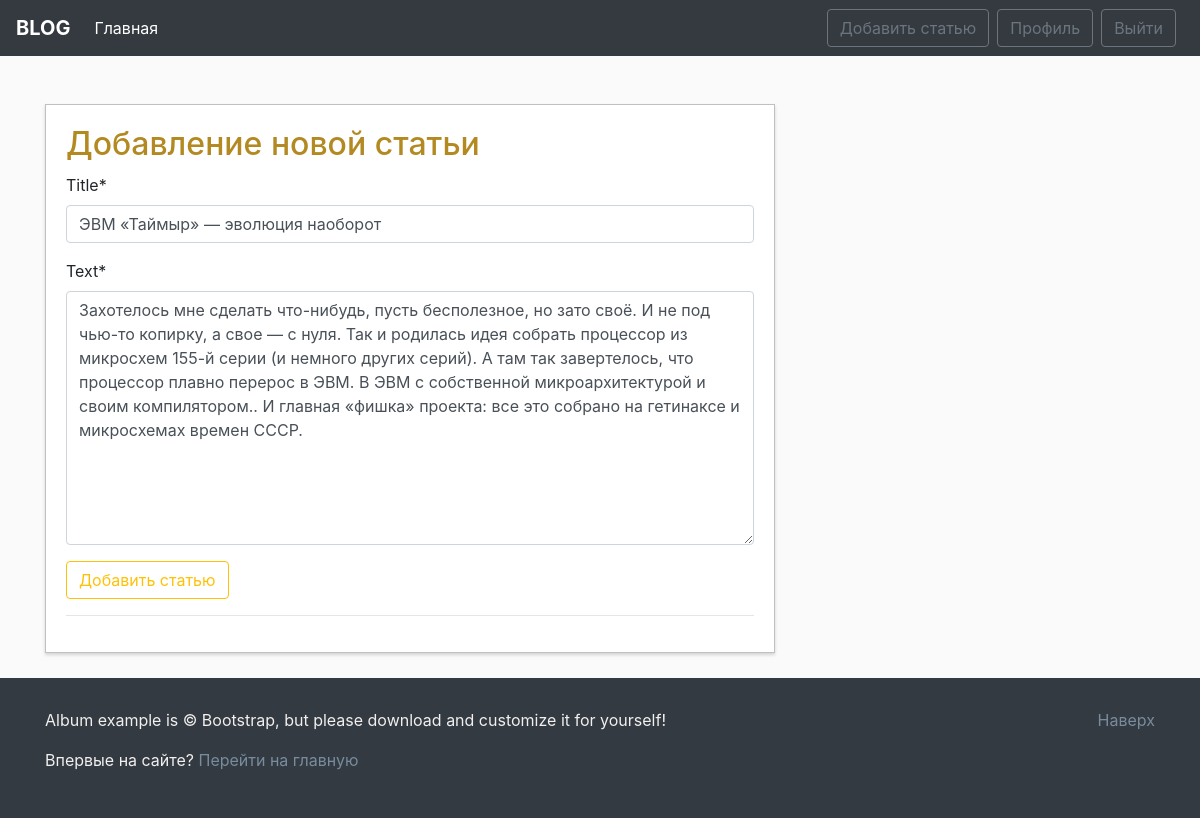
Screenshot of /news/6/update/ (signed in) with the database file from the repository.
### blog/models.py (models this page shows, shortened)
class News(models.Model):
    title = models.CharField(max_length=100)
    text = models.TextField()
    date = models.DateTimeField(default=timezone.now)
    author = models.ForeignKey(User,on_delete=models.CASCADE)

### blog/views.py (the view, shortened to what this page needs)
# urls.py: path('news/<int:pk>/update/', views.UpdateNewsView.as_view(), name = 'news-update'),
class UpdateNewsView(LoginRequiredMixin, UserPassesTestMixin, UpdateView):
    model = News
    fields = ['title','text']
    def test_func(self):
        news = self.get_object()
        if self.request.user == news.author:
            return True
        return False

### blog/templates/blog/news_form.html (shortened to what this page needs)
{% extends 'blog/main.html' %}
{% load crispy_forms_tags%}
{%block main_section%}
<div class="form-section">
    <h2>Добавление новой статьи</h2>
    <form method="POST">
        {{form|crispy}}
    <button type="submit" class="btn btn-outline-warning">Добавить статью</button>
    </form>
    <hr>
</div>
    {%endblock main_section%}

### blog/static/blog/main.css (style rules this page uses)
body { background: #fafafa }
.form-section { background: #fff; padding: 20px; border: 1px solid silver; box-sizing: border-box; width: 100%; -webkit-box-shadow: 0 2px 3px 0 rgba(74,74,74,.21); -moz-box-shadow: 0 2px 3px 0 rgba(74,74,74,.21); box-shadow: 0 2px 3px 0 rgba(74,74,74,.21); }
.form-section > h2 { color: #b38a22; margin-bottom: 10px; }

### rows the page displays
News: title "ЭВМ «Таймыр» — эволюция наоборот", text "Захотелось мне сделать что-нибудь, пусть бесполезное, но зато своё. И не под чью-то копирку, а свое — с нуля. Так и родилась идея собрать процессор из микросхем 155-й серии (и немного других серий). А там так завертелось, что процессор плавно перерос в ЭВМ. В ЭВМ с собственной микроархитектурой и своим компилятором.. И главная «фишка» проекта: все это собрано на гетинаксе и микросхемах времен СССР."
